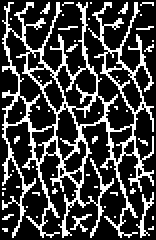
%> input picture testRidgeBW.tif, 78 x 120 px (shown 2 times larger)
$ octave --eval "result = cannyridgefilter(imread('testRidgeBW.tif'));"   (GNU Octave 9; MATLAB toolbox functions it lacks are replaced by stand-ins)
%> lines starting %> are read from the running program, lines starting %| are printed output that depends on the picture; in (x1, y1, x2, y2) boxes, pixels count from 0 and x2, y2 are one past the last pixel; in counts of white or black regions, pixels touching at a corner belong together; the program's own positions count from 1
function [ridgeBW ridge nms ] = cannyridgefilter(im,varargin)
%function [ridge nms ] = cannyridgefilter(im,blurSigma,thresh)
%ridge filter = major eigenvalue of the image hessian
%based on Canny_v0.m from matlab file exchange

blurSigma = 1;
thresh= [1,0.5];
nms_con = 'horz';
nargin = numel(varargin);
%> nargin = 0
ii = 1;
while ii<=numel(varargin)
    if strcmp(varargin{ii}, 'BlurSigma')
        blurSigma=varargin{ii+1};
        ii = ii+2;
    elseif strcmp(varargin{ii}, 'Threshold')
        thresh=varargin{ii+1};
        ii = ii+2;
    elseif strcmp(varargin{ii}, 'NMS-con')
        nms_con=varargin{ii+1};
        ii = ii+2;
    else
        ii = ii+1;
    end
end
%> after the loop, blurSigma = 1; ii = 1; nms_con = 'horz'; thresh = [1 0.5]


im=double(im);
%> im: size 120x78 double; 25.4% white in thin lines or dots
%1. gaussian blur
im= imgaussfilt(im,blurSigma);

%2. ridge filter
[gx, gy] = gradient(double(im));
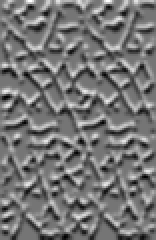
%> gy: size 120x78 double (shown 2 times larger); min -75.52, max 88.09, mean -0.1; drawn with min black and max white
[gxx, gxy] = gradient(gx);
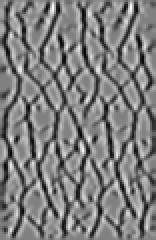
%> gxx: size 120x78 double (shown 2 times larger); min -68.83, max 67.93, mean -0.8; drawn with min black and max white
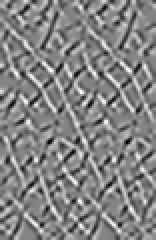
%> gxy: size 120x78 double (shown 2 times larger); min -48.49, max 45.32, mean 0; drawn with min black and max white
[gxy, gyy] = gradient(gy);
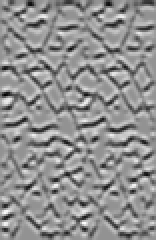
%> gyy: size 120x78 double (shown 2 times larger); min -65.74, max 48.9, mean -0.5; drawn with min black and max white

valley = zeros(size(im));
ridge = zeros(size(im));
for ii = 1:numel(im)
    A = [gxx(ii), gxy(ii);...
         gxy(ii), gyy(ii)];

    e = eig(A);

    %valley(ii) = max(e);
    ridge(ii) = -1*min(e);
end
%> this loop made 9360 passes
%> (A, e) on passes 1 to 3: ([2.08 2.64; 2.64 1.32], [-0.966; 4.36]), ([4.65 7.6; 7.6 1.68], [-4.58; 10.91]), ([6.32 16.4; 16.4 0.172], [-13.44; 19.93])
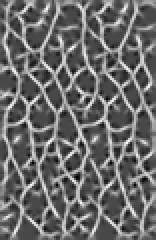
%> ridge: size 120x78 double (shown 2 times larger); min -33.89, max 84.59, mean 15.9; drawn with min black and max white
ridge(ridge<0)=0;

%3.non-maximum suppression
[nR nC] = size(im);
%> nR = 120; nC = 78
nms = zeros(nR, nC);
for ii = 2:nR-1 %could make this better by padding
    for jj=2:nC-1
        if strcmp(nms_con,'horz')%this makes the most sense for kymographs
            if (ridge(ii,jj) == max([ridge(ii,jj), ridge(ii,jj+1), ridge(ii,jj-1)]))
                nms(ii,jj) = ridge(ii,jj);
            end
        elseif strcmp(nms_con,'4-con')
            if (ridge(ii,jj) == max([ridge(ii,jj), ridge(ii+1,jj), ridge(ii-1,jj)])) || ...
                (ridge(ii,jj) == max([ridge(ii,jj), ridge(ii,jj+1), ridge(ii,jj-1)]))
                    nms(ii,jj) = ridge(ii,jj);
            end
        elseif strcmp(nms_con,'8-con')
            if (ridge(ii,jj) == max([ridge(ii,jj), ridge(ii+1,jj+1), ridge(ii-1,jj-1)])) || ...
                (ridge(ii,jj) == max([ridge(ii,jj), ridge(ii-1,jj+1), ridge(ii+1,jj-1)]))
                    nms(ii,jj) = ridge(ii,jj);
            end
        else
            error('cannyridgefilter:unrecognizedNmsArg','Unregonized NMS connectivity argument');
        end
    end
end
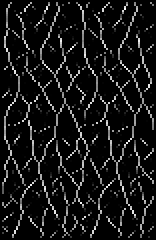
%> nms: size 120x78 double (shown 2 times larger); min 0, max 84.59, mean 7.4; drawn with min black and max white


%4. double threshold
Totsu = graythresh(ridge);
%> Totsu = 0.506
T_High =thresh(1) *Totsu;%or could implement absolute thresholds?
%> T_High = 0.506
T_Low = thresh(2)*Totsu;
%> T_Low = 0.253

%5. Edge tracking by hysteresis

T_res = zeros (nR, nC);

for i = 1  : nR
    for j = 1 : nC
        if (nms(i, j) < T_Low)
            T_res(i, j) = 0;
        elseif (nms(i, j) > T_High)
            T_res(i, j) = 1;
        %Using 8-conected components
        elseif ( nms(i+1,j)>T_High || nms(i-1,j)>T_High || nms(i,j+1)>T_High || nms(i,j-1)>T_High || nms(i-1, j-1)>T_High || nms(i-1, j+1)>T_High || nms(i+1, j+1)>T_High || nms(i+1, j-1)>T_High)
            T_res(i,j) = 1;
        end;
    end;
end;
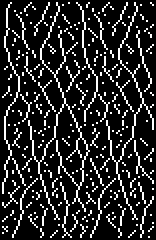
%> T_res: size 120x78 double (shown 2 times larger); values 0 (black) and 1 (white), 16.1% white in thin lines or dots

ridgeBW = logical(T_res.*255);
%> ridgeBW: size 120x78 logical; 16.1% white in thin lines or dots

$ run again, on houghOut.tif
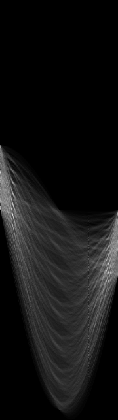
%> input picture houghOut.tif, 118 x 420 px, shrunk from 180 x 643 before the run
%> after the loop in cannyridgefilter, `while ii<=numel(varargin)`: blurSigma = 1; nms_con = 'horz'; thresh = [1 0.5]
%> in cannyridgefilter, `[gxy, gyy] = gradient(gy);`:
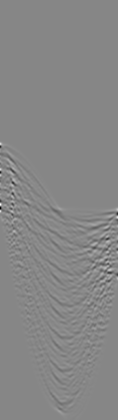
%> gyy: size 420x118 double; min -23.35, max 20.8, mean 0; drawn with min black and max white
%> Totsu = 0.475
%> T_Low = 0.237
%> after the loop in cannyridgefilter, `for i = 1  : nR`:
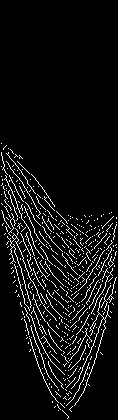
%> T_res: size 420x118 double; values 0 (black) and 1 (white), 6.6% white in thin lines or dots, all inside (x1, y1, x2, y2) = (1, 143, 117, 419)

$ run again, on ridge.tif
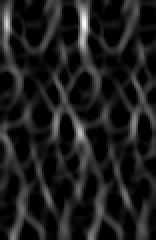
%> input picture ridge.tif, 78 x 120 px (shown 2 times larger)
%> after the loop in cannyridgefilter, `while ii<=numel(varargin)`: blurSigma = 1; nms_con = 'horz'; thresh = [1 0.5]
%> in cannyridgefilter, `[gxy, gyy] = gradient(gy);`:
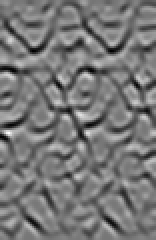
%> gyy: size 120x78 double (shown 2 times larger); min -3.06, max 3.46, mean -0.00639; drawn with min black and max white
%> the loop in cannyridgefilter, `for ii = 1:numel(im)` made 9360 passes
%> (A, e) on passes 1 to 3: ([0.836 0.384; 0.384 0.435], [0.203; 1.07]), ([0.812 0.481; 0.481 0.411], [0.0902; 1.13]), ([0.782 0.679; 0.679 0.022], [-0.376; 1.18])
%> Totsu = 0.506
%> T_Low = 0.253
%> after the loop in cannyridgefilter, `for i = 1  : nR`:
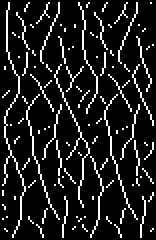
%> T_res: size 120x78 double (shown 2 times larger); values 0 (black) and 1 (white), 11.7% white in thin lines or dots
%> ridgeBW: size 120x78 logical; 11.7% white in thin lines or dots
